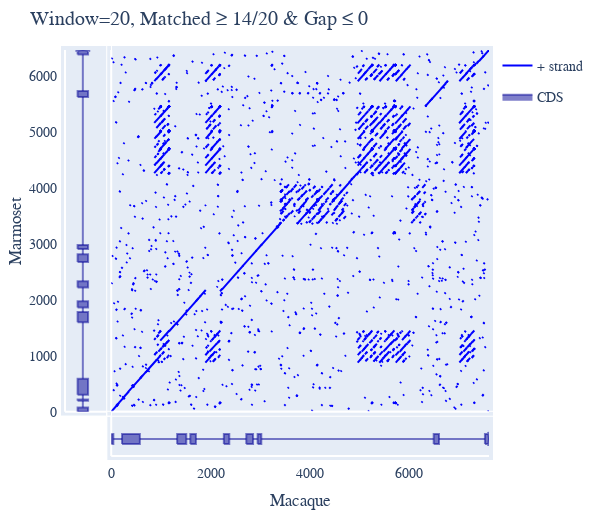

Here is the notebook cell this chart was saved with:
### Markdown cell above
## Reloading from json

The data file, `tp53.json`, was created from a query of ensembl for one-to-one orthologs of human TP53 between Human, Macaque, Orangutan and Marmoset. The resulting sequences were annotated with the location of the CDS for the canonical transcript, then the `SequenceCollection` was saved as json using `cogent3.app.write_json`.

### Code cell
from cogent3.app.io import load_json, get_data_store

loader = load_json()
seqs = loader("../data/tp53.json")
dp = seqs.dotplot(name1="Macaque", name2="Marmoset", width=600)
dp

### Figure 1 — Plotly figure (JSON) as saved in the notebook; plotly's stock layout.template omitted (floating-point values rounded to 4 significant figures; data arrays with more than 128 entries replaced by an {"elided": "..."} marker saying what was removed)
{"data": [{"line": {"color": "blue"}, "mode": "lines", "name": "+ strand", "type": "scatter", "x": {"elided": "8927 int values"}, "xaxis": "x2", "y": {"elided": "8927 int values"}, "yaxis": "y2"}, {"fill": "toself", "fillcolor": "rgba(0,0,150,0.5)", "hoverinfo": "text", "legendgroup": "CDS", "line": {"color": "rgba(0,0,150,0.5)"}, "mode": "lines", "name": "CDS", "showlegend": true, "text": "ENSCJAT00000029236", "type": "scatter", "x": [0.3, 0.55, 0.55, 0.3, 0.3, null, 0.425, 0.425, null, 0.3, 0.55, 0.55, 0.3, 0.3, null, 0.425, 0.425, null, 0.3, 0.55, 0.55, 0.3, 0.3, null, 0.425, 0.425, null, 0.3, 0.55, 0.55, 0.3, 0.3, null, 0.425, 0.425, null, 0.3, 0.55, 0.55, 0.3, 0.3, null, 0.425, 0.425, null, 0.3, 0.55, 0.55, 0.3, 0.3, null, 0.425, 0.425, null, 0.3, 0.55, 0.55, 0.3, 0.3, null, 0.425, 0.425, null, 0.3, 0.55, 0.55, 0.3, 0.3, null, 0.425, 0.425, null, 0.3, 0.55, 0.55, 0.3, 0.3, null, 0.425, 0.425, null, 0.3, 0.3, 0.25, 0.425, 0.6, 0.55, 0.55, 0.3], "y": [0, 0, 74, 74, 0, null, 74, 195, null, 195, 195, 217, 217, 195, null, 217, 306, null, 306, 306, 591, 591, 306, null, 591, 1600, null, 1600, 1600, 1784, 1784, 1600, null, 1784, 1865, null, 1865, 1865, 1978, 1978, 1865, null, 1978, 2226, null, 2226, 2226, 2336, 2336, 2226, null, 2336, 2681, null, 2681, 2681, 2818, 2818, 2681, null, 2818, 2912, null, 2912, 2912, 2986, 2986, 2912, null, 2986, 5634, null, 5634, 5634, 5741, 5741, 5634, null, 5741, 6394, null, 6394, 6460.0, 6460.0, 6476, 6460.0, 6460.0, 6394, 6394]}, {"fill": "toself", "fillcolor": "rgba(0,0,150,0.5)", "hoverinfo": "text", "legendgroup": "CDS", "line": {"color": "rgba(0,0,150,0.5)"}, "mode": "lines", "name": "CDS", "showlegend": false, "text": "ENSMMUT00000042272", "type": "scatter", "x": [0, 0, 43, 43, 0, null, 43, 218, null, 218, 218, 577, 577, 218, null, 577, 1328, null, 1328, 1328, 1512, 1512, 1328, null, 1512, 1593, null, 1593, 1593, 1706, 1706, 1593, null, 1706, 2268, null, 2268, 2268, 2378, 2378, 2268, null, 2378, 2720, null, 2720, 2720, 2857, 2857, 2720, null, 2857, 2949, null, 2949, 2949, 3023, 3023, 2949, null, 3023, 6495, null, 6495, 6495, 6602, 6602, 6495, null, 6602, 7527, null, 7527, 7593.0, 7593.0, 7609, 7593.0, 7593.0, 7527, 7527], "xaxis": "x3", "y": [0.3, 0.55, 0.55, 0.3, 0.3, null, 0.425, 0.425, null, 0.3, 0.55, 0.55, 0.3, 0.3, null, 0.425, 0.425, null, 0.3, 0.55, 0.55, 0.3, 0.3, null, 0.425, 0.425, null, 0.3, 0.55, 0.55, 0.3, 0.3, null, 0.425, 0.425, null, 0.3, 0.55, 0.55, 0.3, 0.3, null, 0.425, 0.425, null, 0.3, 0.55, 0.55, 0.3, 0.3, null, 0.425, 0.425, null, 0.3, 0.55, 0.55, 0.3, 0.3, null, 0.425, 0.425, null, 0.3, 0.55, 0.55, 0.3, 0.3, null, 0.425, 0.425, null, 0.3, 0.3, 0.25, 0.425, 0.6, 0.55, 0.55, 0.3], "yaxis": "y3"}], "layout": {"autosize": false, "font": {"family": "Balto", "size": 14}, "height": 510.7, "hovermode": "closest", "margin": {"b": 50, "l": 50, "pad": 4, "r": 50, "t": 50}, "showlegend": true, "title": {"text": "Window=20, Matched ≥ 14/20 & Gap ≤ 0"}, "width": 600, "xaxis": {"anchor": "y", "domain": [0, 0.099], "mirror": true, "range": [0, 1], "showgrid": false, "showline": true, "showticklabels": false, "ticks": "", "type": "linear", "visible": true}, "xaxis2": {"anchor": "y2", "domain": [0.109, 1], "mirror": true, "range": [0, 7609], "showgrid": false, "showline": true, "showticklabels": false, "ticks": "", "type": "linear"}, "xaxis3": {"anchor": "y3", "domain": [0.109, 1], "mirror": true, "range": [0, 7609], "showgrid": false, "showline": true, "showticklabels": true, "title": {"text": "Macaque"}, "type": "linear"}, "yaxis": {"anchor": "x", "domain": [0.109, 1], "mirror": true, "range": [0, 6476], "showgrid": false, "showline": true, "showticklabels": true, "title": {"text": "Marmoset"}, "type": "linear", "visible": true}, "yaxis2": {"anchor": "x2", "domain": [0.109, 1], "mirror": true, "range": [0, 6476], "showgrid": false, "showline": true, "showticklabels": false, "ticks": "", "type": "linear"}, "yaxis3": {"anchor": "x3", "domain": [0, 0.099], "mirror": true, "range": [0, 1], "showgrid": false, "showline": true, "showticklabels": false, "ticks": "", "type": "linear"}}}
